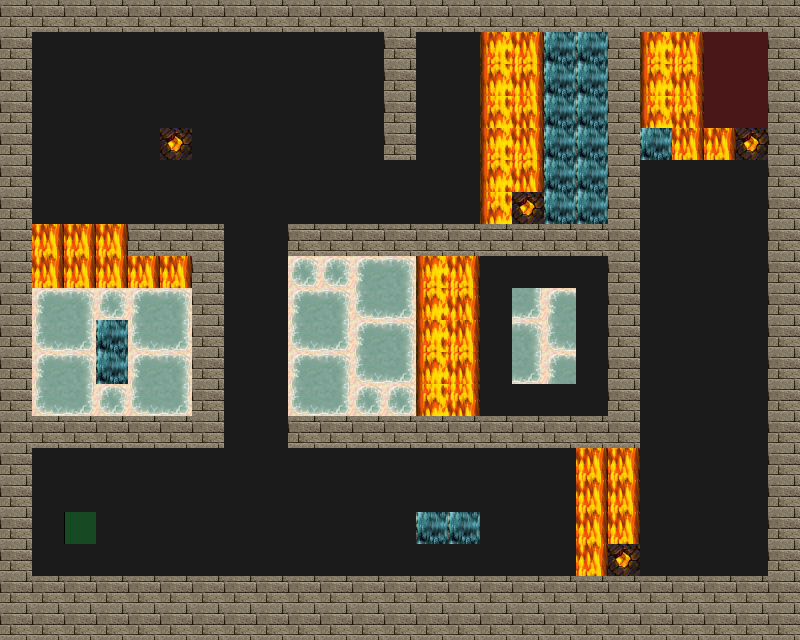

Rendered tile map (Tiled .tmx) drawn with the repository's tilesets; below, a short description and the full map source, tile grids included:
An orthogonal 25x20 tile map with 32x32 px tiles, 4 tile layers (Road, Trap, Wall, Utility), 4 tilesets.

<map version="1.2" tiledversion="1.2.3" orientation="orthogonal" renderorder="right-down" width="25" height="20" tilewidth="32" tileheight="32" infinite="0" nextlayerid="5" nextobjectid="1">
 <tileset firstgid="1" source="tilesets/meta.tsx" />
 <tileset firstgid="3" source="tilesets/road.tsx" />
 <tileset firstgid="4" source="tilesets/traps.tsx" />
 <tileset firstgid="196" source="tilesets/wallsandroofs.tsx" />
 <layer id="1" name="Road" width="25" height="20">
  <data encoding="csv">
3,3,3,3,3,3,3,3,3,3,3,3,3,3,3,3,3,3,3,3,3,3,3,3,3,
3,3,3,3,3,3,3,3,3,3,3,3,3,3,3,3,3,3,3,3,3,3,3,3,3,
3,3,3,3,3,3,3,3,3,3,3,3,3,3,3,3,3,3,3,3,3,3,3,3,3,
3,3,3,3,3,3,3,3,3,3,3,3,3,3,3,3,3,3,3,3,3,3,3,3,3,
3,3,3,3,3,3,3,3,3,3,3,3,3,3,3,3,3,3,3,3,3,3,3,3,3,
3,3,3,3,3,3,3,3,3,3,3,3,3,3,3,3,3,3,3,3,3,3,3,3,3,
3,3,3,3,3,3,3,3,3,3,3,3,3,3,3,3,3,3,3,3,3,3,3,3,3,
3,3,3,3,3,3,3,3,3,3,3,3,3,3,3,3,3,3,3,3,3,3,3,3,3,
3,3,3,3,3,3,3,3,3,3,3,3,3,3,3,3,3,3,3,3,3,3,3,3,3,
3,3,3,3,3,3,3,3,3,3,3,3,3,3,3,3,3,3,3,3,3,3,3,3,3,
3,3,3,3,3,3,3,3,3,3,3,3,3,3,3,3,3,3,3,3,3,3,3,3,3,
3,3,3,3,3,3,3,3,3,3,3,3,3,3,3,3,3,3,3,3,3,3,3,3,3,
3,3,3,3,3,3,3,3,3,3,3,3,3,3,3,3,3,3,3,3,3,3,3,3,3,
3,3,3,3,3,3,3,3,3,3,3,3,3,3,3,3,3,3,3,3,3,3,3,3,3,
3,3,3,3,3,3,3,3,3,3,3,3,3,3,3,3,3,3,3,3,3,3,3,3,3,
3,3,3,3,3,3,3,3,3,3,3,3,3,3,3,3,3,3,3,3,3,3,3,3,3,
3,3,3,3,3,3,3,3,3,3,3,3,3,3,3,3,3,3,3,3,3,3,3,3,3,
3,3,3,3,3,3,3,3,3,3,3,3,3,3,3,3,3,3,3,3,3,3,3,3,3,
3,3,3,3,3,3,3,3,3,3,3,3,3,3,3,3,3,3,3,3,3,3,3,3,3,
3,3,3,3,3,3,3,3,3,3,3,3,3,3,3,3,3,3,3,3,3,3,3,3,3
</data>
 </layer>
 <layer id="2" name="Trap" width="25" height="20">
  <data encoding="csv">
0,0,0,0,0,0,0,0,0,0,0,0,0,0,0,0,0,0,0,0,0,0,0,0,0,
0,0,0,0,0,0,0,0,0,0,0,0,0,0,0,162,163,18,18,0,162,163,0,0,0,
0,0,0,0,0,0,0,0,0,0,0,0,0,0,0,178,179,18,18,0,178,179,0,0,0,
0,0,0,0,0,0,0,0,0,0,0,0,0,0,0,194,195,18,18,0,194,195,0,0,0,
0,0,0,0,0,156,0,0,0,0,0,0,0,0,0,162,163,18,18,0,18,163,163,156,0,
0,0,0,0,0,0,0,0,0,0,0,0,0,0,0,178,179,18,18,0,0,0,0,0,0,
0,0,0,0,0,0,0,0,0,0,0,0,0,0,0,194,156,18,18,0,0,0,0,0,0,
0,163,163,163,0,0,0,0,0,0,0,0,0,0,0,0,0,0,0,0,0,0,0,0,0,
0,163,163,163,163,163,0,0,0,64,64,80,81,162,163,0,0,0,0,0,0,0,0,0,0,
0,80,81,64,80,81,0,0,0,80,81,96,97,178,179,0,97,80,0,0,0,0,0,0,0,
0,96,97,18,96,97,0,0,0,96,97,80,81,162,163,0,81,96,0,0,0,0,0,0,0,
0,80,81,18,80,81,0,0,0,80,81,96,97,178,179,0,97,80,0,0,0,0,0,0,0,
0,96,97,64,96,97,0,0,0,96,97,64,64,194,195,0,0,0,0,0,0,0,0,0,0,
0,0,0,0,0,0,0,0,0,0,0,0,0,0,0,0,0,0,0,0,0,0,0,0,0,
0,0,0,0,0,0,0,0,0,0,0,0,0,0,0,0,0,0,163,163,0,0,0,0,0,
0,0,0,0,0,0,0,0,0,0,0,0,0,0,0,0,0,0,163,163,0,0,0,0,0,
0,0,0,0,0,0,0,0,0,0,0,0,0,18,18,0,0,0,163,163,0,0,0,0,0,
0,0,0,0,0,0,0,0,0,0,0,0,0,0,0,0,0,0,163,156,0,0,0,0,0,
0,0,0,0,0,0,0,0,0,0,0,0,0,0,0,0,0,0,0,0,0,0,0,0,0,
0,0,0,0,0,0,0,0,0,0,0,0,0,0,0,0,0,0,0,0,0,0,0,0,0
</data>
 </layer>
 <layer id="3" name="Wall" width="25" height="20">
  <data encoding="csv">
261,261,261,261,261,261,261,261,261,261,261,261,261,261,261,261,261,261,261,261,261,261,261,261,261,
261,0,0,0,0,0,0,0,0,0,0,0,261,0,0,0,0,0,0,261,0,0,0,0,261,
261,0,0,0,0,0,0,0,0,0,0,0,261,0,0,0,0,0,0,261,0,0,0,0,261,
261,0,0,0,0,0,0,0,0,0,0,0,261,0,0,0,0,0,0,261,0,0,0,0,261,
261,0,0,0,0,0,0,0,0,0,0,0,261,0,0,0,0,0,0,261,0,0,0,0,261,
261,0,0,0,0,0,0,0,0,0,0,0,0,0,0,0,0,0,0,261,0,0,0,0,261,
261,0,0,0,0,0,0,0,0,0,0,0,0,0,0,0,0,0,0,261,0,0,0,0,261,
261,0,0,0,261,261,261,0,0,261,261,261,261,261,261,261,261,261,261,261,0,0,0,0,261,
261,0,0,0,0,0,261,0,0,0,0,0,0,0,0,0,0,0,0,261,0,0,0,0,261,
261,0,0,0,0,0,261,0,0,0,0,0,0,0,0,0,0,0,0,261,0,0,0,0,261,
261,0,0,0,0,0,261,0,0,0,0,0,0,0,0,0,0,0,0,261,0,0,0,0,261,
261,0,0,0,0,0,261,0,0,0,0,0,0,0,0,0,0,0,0,261,0,0,0,0,261,
261,0,0,0,0,0,261,0,0,0,0,0,0,0,0,0,0,0,0,261,0,0,0,0,261,
261,261,261,261,261,261,261,0,0,261,261,261,261,261,261,261,261,261,261,261,0,0,0,0,261,
261,0,0,0,0,0,0,0,0,0,0,0,0,0,0,0,0,0,0,0,0,0,0,0,261,
261,0,0,0,0,0,0,0,0,0,0,0,0,0,0,0,0,0,0,0,0,0,0,0,261,
261,0,0,0,0,0,0,0,0,0,0,0,0,0,0,0,0,0,0,0,0,0,0,0,261,
261,0,0,0,0,0,0,0,0,0,0,0,0,0,0,0,0,0,0,0,0,0,0,0,261,
261,261,261,261,261,261,261,261,261,261,261,261,261,261,261,261,261,261,261,261,261,261,261,261,261,
261,261,261,261,261,261,261,261,261,261,261,261,261,261,261,261,261,261,261,261,261,261,261,261,261
</data>
 </layer>
 <layer id="4" name="Utility" width="25" height="20">
  <data encoding="csv">
0,0,0,0,0,0,0,0,0,0,0,0,0,0,0,0,0,0,0,0,0,0,0,0,0,
0,0,0,0,0,0,0,0,0,0,0,0,0,0,0,0,0,0,0,0,0,0,1,1,0,
0,0,0,0,0,0,0,0,0,0,0,0,0,0,0,0,0,0,0,0,0,0,1,1,0,
0,0,0,0,0,0,0,0,0,0,0,0,0,0,0,0,0,0,0,0,0,0,1,1,0,
0,0,0,0,0,0,0,0,0,0,0,0,0,0,0,0,0,0,0,0,0,0,0,0,0,
0,0,0,0,0,0,0,0,0,0,0,0,0,0,0,0,0,0,0,0,0,0,0,0,0,
0,0,0,0,0,0,0,0,0,0,0,0,0,0,0,0,0,0,0,0,0,0,0,0,0,
0,0,0,0,0,0,0,0,0,0,0,0,0,0,0,0,0,0,0,0,0,0,0,0,0,
0,0,0,0,0,0,0,0,0,0,0,0,0,0,0,0,0,0,0,0,0,0,0,0,0,
0,0,0,0,0,0,0,0,0,0,0,0,0,0,0,0,0,0,0,0,0,0,0,0,0,
0,0,0,0,0,0,0,0,0,0,0,0,0,0,0,0,0,0,0,0,0,0,0,0,0,
0,0,0,0,0,0,0,0,0,0,0,0,0,0,0,0,0,0,0,0,0,0,0,0,0,
0,0,0,0,0,0,0,0,0,0,0,0,0,0,0,0,0,0,0,0,0,0,0,0,0,
0,0,0,0,0,0,0,0,0,0,0,0,0,0,0,0,0,0,0,0,0,0,0,0,0,
0,0,0,0,0,0,0,0,0,0,0,0,0,0,0,0,0,0,0,0,0,0,0,0,0,
0,0,0,0,0,0,0,0,0,0,0,0,0,0,0,0,0,0,0,0,0,0,0,0,0,
0,0,2,0,0,0,0,0,0,0,0,0,0,0,0,0,0,0,0,0,0,0,0,0,0,
0,0,0,0,0,0,0,0,0,0,0,0,0,0,0,0,0,0,0,0,0,0,0,0,0,
0,0,0,0,0,0,0,0,0,0,0,0,0,0,0,0,0,0,0,0,0,0,0,0,0,
0,0,0,0,0,0,0,0,0,0,0,0,0,0,0,0,0,0,0,0,0,0,0,0,0
</data>
 </layer>
</map>
